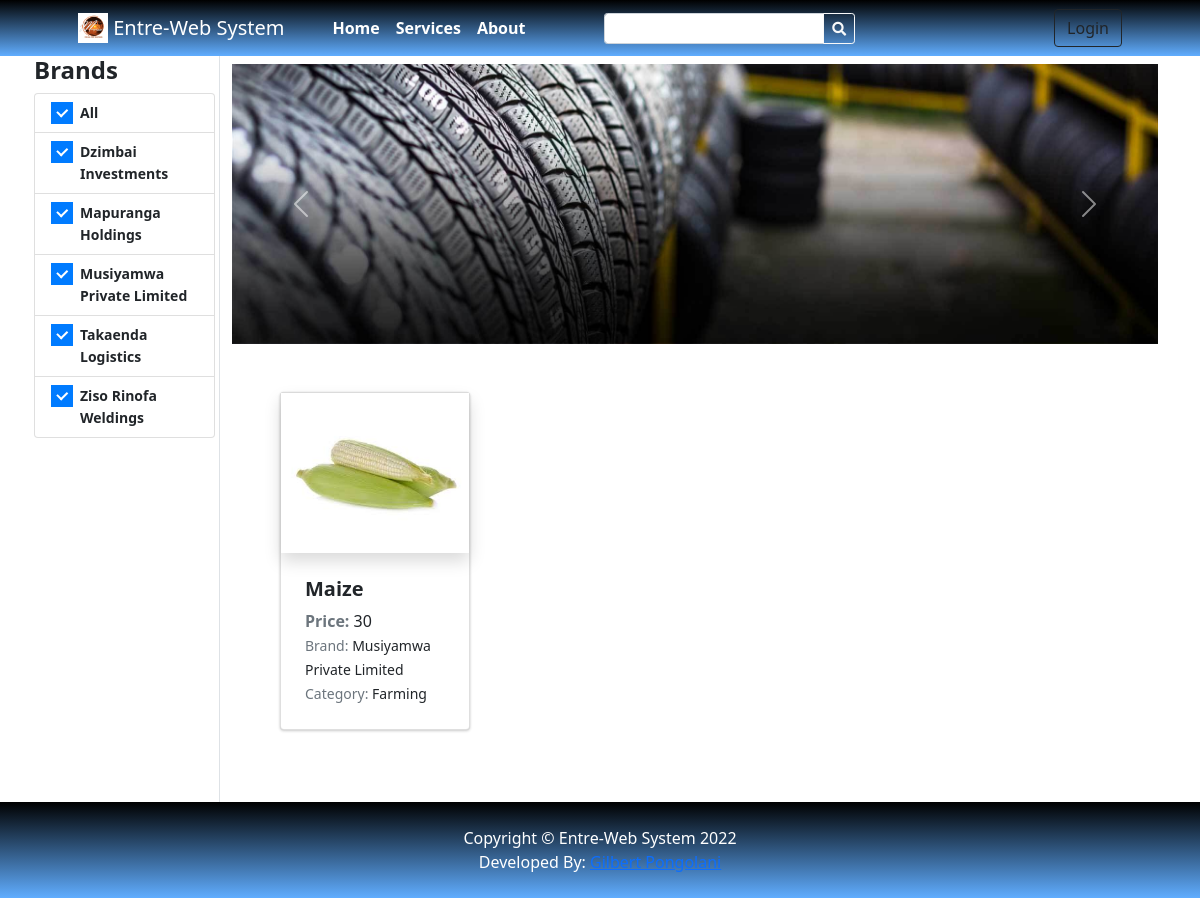
The page / on the database its author committed.
### tables this page shows
CREATE TABLE `brands` (
  `id` int(30) NOT NULL,
  `name` varchar(250) NOT NULL,
  `description` text DEFAULT NULL,
  `image_path` text DEFAULT NULL,
  `status` tinyint(1) NOT NULL DEFAULT 1,
  `delete_flag` tinyint(1) NOT NULL DEFAULT 0,
  `date_created` datetime NOT NULL DEFAULT current_timestamp()
);

CREATE TABLE `products` (
  `id` int(30) NOT NULL,
  `brand_id` int(30) NOT NULL,
  `category_id` int(30) NOT NULL,
  `name` varchar(250) NOT NULL,
  `specs` text NOT NULL,
  `status` tinyint(1) NOT NULL DEFAULT 1,
  `delete_flag` tinyint(1) NOT NULL DEFAULT 0,
  `date_created` datetime NOT NULL DEFAULT current_timestamp()
);

CREATE TABLE `categories` (
  `id` int(30) NOT NULL,
  `category` varchar(250) NOT NULL,
  `description` text DEFAULT NULL,
  `status` tinyint(1) NOT NULL DEFAULT 1,
  `delete_flag` tinyint(1) NOT NULL DEFAULT 0,
  `date_created` datetime NOT NULL DEFAULT current_timestamp()
);

### classes/DBConnection.php (called while the page is built, shortened)
<?php
class DBConnection{
    private $host = DB_SERVER;
    private $username = DB_USERNAME;
    private $password = DB_PASSWORD;
    private $database = DB_NAME;
    public $conn;
    public function __construct(){
        if (!isset($this->conn)) {
            $this->conn = new mysqli($this->host, $this->username, $this->password, $this->database);
        }
    }
}
?>

### classes/SystemSettings.php (called while the page is built, shortened)
<?php
class SystemSettings extends DBConnection{
	function userdata($field = ''){
		if(!empty($field)){
			if(isset($_SESSION['userdata'][$field]))
				return $_SESSION['userdata'][$field];
			else
				return null;
		}else{
			return false;
		}
	}
	function info($field=''){
		if(!empty($field)){
			if(isset($_SESSION['system_info'][$field]))
				return $_SESSION['system_info'][$field];
			else
				return false;
		}else{
			return false;
		}
	}
}
$_settings = new SystemSettings();
?>

### config.php (called while the page is built, shortened)
<?php
require_once('classes/DBConnection.php');
require_once('classes/SystemSettings.php');
function validate_image($file){
	if(!empty($file)){
        $ex = explode("?",$file);
        $file = $ex[0];
        $ts = isset($ex[1]) ? "?".$ex[1] : '';
		if(is_file(base_app.$file)){
			return base_url.$file.$ts;
		}else{
			return base_url.'dist/img/no-image-available.png';
		}
	}else{
		return base_url.'dist/img/no-image-available.png';
	}
}
function format_num($number = '' , $decimal = ''){
    if(is_numeric($number)){
        $ex = explode(".",$number);
        $decLen = isset($ex[1]) ? strlen($ex[1]) : 0;
        if(is_numeric($decimal)){
            return number_format($number,$decimal);
        }else{
            return number_format($number,$decLen);
        }
    }else{
        return "Invalid Input";
    }
}
?>

### home.php (the view, shortened to what this page needs)
<section class="py-0">
    <div class="container">
    <div class="row">
        <div class="col-lg-2 px-1 border-right text-sm position-sticky ">
            <h4><b>Brands</b></h4>
            <ul class="list-group">
                <a href="" class="list-group-item list-group-item-action">
                    <div class="icheck-primary d-inline">
                        <label for="brandAll">
                             All
                        </label>
                    </div>
                </a>
                <?php
                $qry = $conn->query("SELECT * FROM brands where status =1 order by name asc");
                while($row=$qry->fetch_assoc()):
                ?>
                <li class="list-group-item list-group-item-action">
                    <div class="icheck-primary d-inline">
                        <label for="brand-item-<?php echo $row['id'] ?>">
                                <?php echo $row['name'] ?>
                        </label>
                    </div>
                </li>
                <?php endwhile; ?>
            </ul>
        </div>
        <div class="col-lg-10 py-2">
            <div class="row">
                <div class="col-md-12">
                    <div id="carouselExampleControls" class="carousel slide bg-dark" data-ride="carousel">
                        <div class="carousel-inner">
                            <?php
                                $upload_path = "uploads/banner";
                                if(is_dir(base_app.$upload_path)):
                                $file= scandir(base_app.$upload_path);
                                $_i = 0;
                                    foreach($file as $img):
                                        if(in_array($img,array('.','..')))
                                            continue;
                                $_i++;
                            ?>
                            <div class="carousel-item h-100 <?php echo $_i == 1 ? "active" : '' ?>">
                                <img src="<?php echo validate_image($upload_path.'/'.$img) ?>" class="d-block w-100  h-100" alt="<?php echo $img ?>">
                            </div>
                            <?php endforeach; ?>
                            <?php endif; ?>
                        </div>
                        <button class="carousel-control-prev" type="button" data-target="#carouselExampleControls" data-slide="prev">
                            <span class="carousel-control-prev-icon" aria-hidden="true"></span>
                        </button>
                        <button class="carousel-control-next" type="button" data-target="#carouselExampleControls" data-slide="next">
                            <span class="carousel-control-next-icon" aria-hidden="true"></span>
                        </button>
                        </div>
                </div>
            </div>
            <div class="container px-4 px-lg-5 mt-5">
                <div class="row gx-4 gx-lg-4 row-cols-md-3 row-cols-xl-4 ">
                    <?php
                        $where = "";
                        $products = $conn->query("SELECT p.*,b.name as bname,c.category FROM `products` p inner join brands b on p.brand_id = b.id inner join categories c on p.category_id = c.id where p.status = 1 {$where} order by rand() ");
                        while($row = $products->fetch_assoc()):
                            $upload_path = base_app.'/uploads/product_'.$row['id'];
                            $img = "";
                            if(is_dir($upload_path)){
                                $fileO = scandir($upload_path);
                                if(isset($fileO[2]))
                                    $img = "uploads/product_".$row['id']."/".$fileO[2];
                            }
                            foreach($row as $k=> $v){
                                $row[$k] = trim(stripslashes($v));
                            }
                            $inventory = $conn->query("SELECT distinct(`price`) FROM inventory where product_id = ".$row['id']." order by `price` asc");
                            $inv = array();
                            while($ir = $inventory->fetch_assoc()){
                                $inv[] = format_num($ir['price']);
                            }
                            $price = '';
                            if(isset($inv[0]))
                            $price .= $inv[0];
                    ?>
                    <div class="col mb-5">
                        <a class="card product-item text-reset text-decoration-none" href=".?p=view_product&id=<?php echo md5($row['id']) ?>">
                            <div class="overflow-hidden shadow product-holder">
                            <img class="card-img-top w-100 product-cover" src="<?php echo validate_image($img) ?>" alt="..." />
                            </div>
                            <div class="card-body p-4">
                                <div class="">
                                    <h5 class="fw-bolder"><?php echo $row['name'] ?></h5>
                                        <span><b class="text-muted">Price: </b><?php echo $price ?></span>
                                </div>
                                <p class="m-0"><small><span class="text-muted">Brand:</span> <?php echo $row['bname'] ?></small></p>
                                <p class="m-0"><small><span class="text-muted">Category:</span> <?php echo $row['category'] ?></small></p>
                            </div>
                        </a>
                    </div>
                    <?php endwhile; ?>
                </div>
            </div>
        </div>
    </div>
    </div>
</section>

### index.php (shortened to what this page needs)
<?php require_once('config.php'); ?>
<!DOCTYPE html>
<html lang="en">
<?php require_once('inc/header.php') ?>
<body>
<?php require_once('inc/topBarNav.php') ?>
<?php $page = isset($_GET['p']) ? $_GET['p'] : 'home';  ?>
<?php
    if(!file_exists($page.".php") && !is_dir($page)){
        include '404.html';
    }else{
    if(is_dir($page))
        include $page.'/index.php';
    else
        include $page.'.php';
    }
?>
<?php require_once('inc/footer.php') ?>
</body>
</html>

### inc/header.php (shortened to what this page needs)
<head>
    <link rel="stylesheet" href="<?php echo base_url ?>plugins/fontawesome-free/css/all.min.css">
    <link rel="stylesheet" href="<?php echo base_url ?>plugins/tempusdominus-bootstrap-4/css/tempusdominus-bootstrap-4.min.css">
  <link rel="stylesheet" href="<?php echo base_url ?>plugins/datatables-bs4/css/dataTables.bootstrap4.min.css">
  <link rel="stylesheet" href="<?php echo base_url ?>plugins/datatables-responsive/css/responsive.bootstrap4.min.css">
  <link rel="stylesheet" href="<?php echo base_url ?>plugins/datatables-buttons/css/buttons.bootstrap4.min.css">
  <link rel="stylesheet" href="<?php echo base_url ?>plugins/select2/css/select2.min.css">
  <link rel="stylesheet" href="<?php echo base_url ?>plugins/select2-bootstrap4-theme/select2-bootstrap4.min.css">
    <link rel="stylesheet" href="<?php echo base_url ?>plugins/icheck-bootstrap/icheck-bootstrap.min.css">
    <link rel="stylesheet" href="<?php echo base_url ?>plugins/jqvmap/jqvmap.min.css">
    <link rel="stylesheet" href="<?php echo base_url ?>dist/css/adminlte.css">
    <link rel="stylesheet" href="<?php echo base_url ?>dist/css/custom.css">
    <link rel="stylesheet" href="<?php echo base_url ?>assets/css/styles.css">
    <link rel="stylesheet" href="<?php echo base_url ?>plugins/overlayScrollbars/css/OverlayScrollbars.min.css">
    <link rel="stylesheet" href="<?php echo base_url ?>plugins/daterangepicker/daterangepicker.css">
    <link rel="stylesheet" href="<?php echo base_url ?>plugins/summernote/summernote-bs4.min.css">
  <link rel="stylesheet" href="<?php echo base_url ?>plugins/sweetalert2-theme-bootstrap-4/bootstrap-4.min.css">
  </head>

### inc/topBarNav.php (shortened to what this page needs)
<nav class="navbar navbar-expand-lg navbar-dark bg-gradient-pink">
            <div class="container px-4 px-lg-5 ">
                <a class="navbar-brand" href="./">
                <img src="<?php echo validate_image($_settings->info('logo')) ?>" width="30" height="30" class="d-inline-block align-top" alt="" loading="lazy">
                <?php echo $_settings->info('short_name') ?>
                </a>
                <div class="collapse navbar-collapse" id="navbarSupportedContent">
                    <ul class="navbar-nav me-auto mb-2 mb-lg-0 ms-lg-4">
                        <li class="nav-item"><a class="nav-link text-white" aria-current="page" href="./"><b>Home</b></a></li>
                        <?php
                        $count_cats =$conn->query("SELECT * FROM categories where status = 1 ")->num_rows;
                        ?>
                        <?php if($count_cats > 3): ?>
                        <li class="nav-item"><a class="nav-link text-white" href="./?p=view_categories"><b>Services</b></a></li>
                        <?php endif; ?>
                        <li class="nav-item"><a class="nav-link text-white" href="./?p=about"><b>About</b></a></li>&nbsp;&nbsp;&nbsp;&nbsp;&nbsp;&nbsp;&nbsp;&nbsp;&nbsp;&nbsp;&nbsp;&nbsp;&nbsp;&nbsp;&nbsp;&nbsp;&nbsp;
                        <form class="form-inline" id="search-form">
                          <div class="input-group">
                            <input class="form-control form-control-sm form " type="search" placeholder="" aria-label="Search" name="search"  value="<?php echo isset($_GET['search']) ? $_GET['search'] : "" ?>"  aria-describedby="button-addon2">
                            <div class="input-group-append">
                              <button class="btn btn-outline-light btn-sm m-0" type="submit" id="button-addon2"><i class="fa fa-search"></i></button>
                            </div>
                          </div>
                        </form>
                    </ul>
                    <div class="d-flex align-items-center">
                      <?php if($_settings->userdata('id') > 0 && $_settings->userdata('login_type') == 2): ?>&nbsp;&nbsp;
                            <a href="./?p=my_account" class="text-dark  nav-link text-white"><b><?php echo $_settings->userdata('firstname')?></b></a>
                            <a class="text-dark mr-2 nav-link text-white" href="./?p=cart">
                            <i class="bi-cart-fill me-1"></i>
                            Cart
                            <span class="badge bg-dark text-white ms-1 rounded-pill" id="cart-count">
                                  <?php
                                    $count = $conn->query("SELECT SUM(quantity) as items from `cart` where client_id =".$_settings->userdata('id'))->fetch_assoc()['items'];
                                    echo ($count > 0 ? $count : 0);
                                  ?>
                                </span>
                            </a>&nbsp;&nbsp;&nbsp;&nbsp;&nbsp;
                            <a href="logout.php" class="text-dark  nav-link text-white"><i class="fa fa-sign-out-alt"></i></a>
                        <?php else: ?>
                        <button class="btn btn-outline-dark ml-2" id="login-btn" type="button">Login</button>
                        <?php endif; ?>
                    </div>
                </div>
            </div>
        </nav>

### inc/footer.php (shortened to what this page needs)
<footer class="py-4 bg-gradient-pink">
            <div class="container">
              <p class="m-0 text-center text-white">Copyright &copy; <?php echo $_settings->info('short_name') ?> 2022</p>
              <p class="m-0 text-center text-white">Developed By: <a href="mailto:gilbertpongolani@gmail.com">Gilbert Pongolani</a></p>
          </div>
        </footer>

### home.php (style rules this page uses)
.carousel-item>img { object-fit:fill !important; }
#carouselExampleControls .carousel-inner { height:280px !important; }

### rows shown on the page
brands: name "Dzimbai Investments"
brands: name "Mapuranga Holdings"
brands: name "Musiyamwa Private Limited"
brands: name "Takaenda Logistics"
brands: name "Ziso Rinofa Weldings"
products: name "Maize", price "30", brand.name "Musiyamwa Private Limited", category.category "Farming"

### other values the page prints
$_settings->info('short_name') "Entre-Web System"
